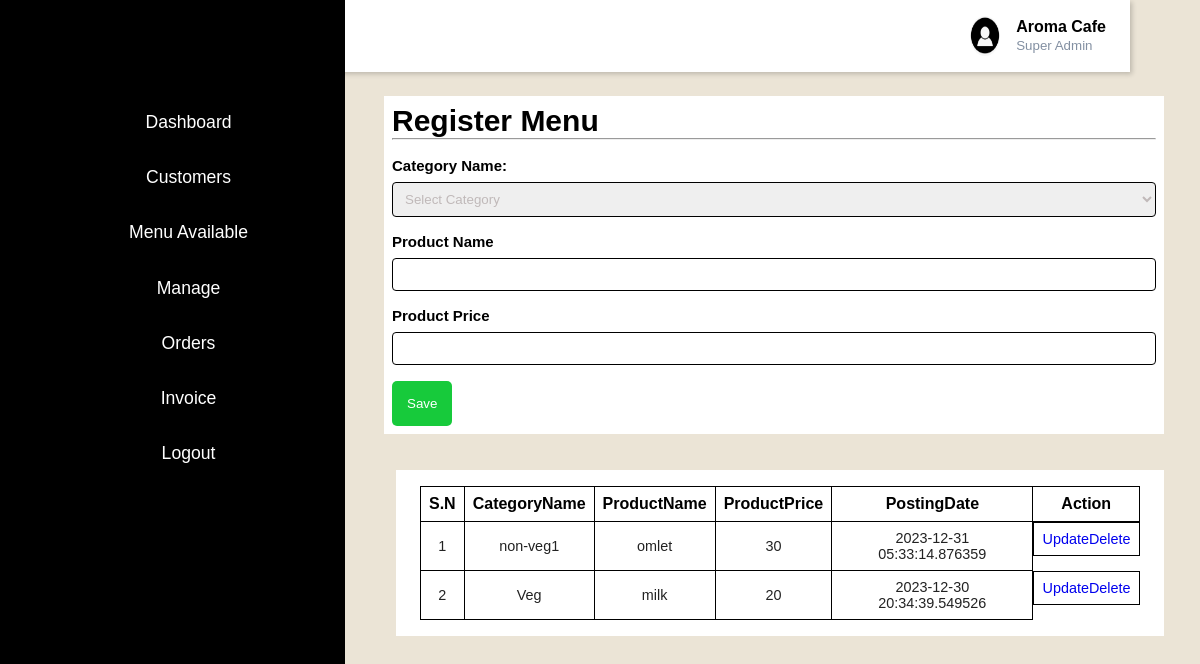
Screenshot of /admin/registredmenu.php with the database file from the repository.
### tables this page shows
CREATE TABLE `menu` (
  `id` int(11) NOT NULL,
  `CategoryName` varchar(10) NOT NULL,
  `ProductName` varchar(50) NOT NULL,
  `ProductPrice` decimal(10,0) NOT NULL,
  `PostingDate` timestamp(6) NOT NULL DEFAULT current_timestamp(6) ON UPDATE current_timestamp(6)
);

### admin/registration1.php (called while the page is built, shortened)
<?php
include('conn.php');
$db = $connection;
$tableName = "menu";
$columns = ['id', 'CategoryName', 'ProductName', 'ProductPrice','PostingDate'];
$fetchData = fetch_data($db, $tableName, $columns);
function fetch_data($db, $tableName, $columns)
{
    if (empty($db)) {
        return "Database connection error";
    } elseif (empty($columns) || !is_array($columns)) {
        return "Columns Name must be defined in an indexed array";
    } elseif (empty($tableName)) {
        return "Table Name is empty";
    } else {
        $columnName = implode(", ", $columns);
        $query = "SELECT " . $columnName . " FROM $tableName ORDER BY id ASC";
        $result = $db->query($query);
        if ($result !== false) {
            if ($result->num_rows > 0) {
                $row = $result->fetch_all(MYSQLI_ASSOC);
                return $row;
            } else {
                return "No Data Found";
            }
        } else {
            error_log("Query Error: " . $db->error);
            return "Query Error";
        }
    }
}
?>

### admin/registredmenu.php (the view, shortened to what this page needs)
 <?php
 include("registration1.php");
include("sidebar.php");
?>
<!DOCTYPE html>
<html lang="en">
<head>
</head>
<body>
    <form action="registration1.php" method="post">
        <b>
                <h1><b>Register Menu</b></h1>
        <h2>
        <hr>
        <br>
            <label for="CategoryName">Category Name:</label>
            <select  id="catname" name="CategoryName" >
            <option value="" disabled selected >Select Category</option>
            </select>
            <label for="Menuname">Product Name</label>
            <input type="text" id="prodname" name="ProductName" required>
            <label for="price">Product Price</label>
            <input type="text" id="price" name="ProductPrice"  required>
        </h2>
        <button type="submit" >Save</button>
        </b>
    </form>
    <div class="container">
 <div class="row">
   <div class="col-sm-8">
    <div>
      <table class="table table-bordered">
       <thead><tr><th>S.N</th>
         <th>CategoryName</th>
         <th>ProductName</th>
         <th>ProductPrice</th>
         <th>PostingDate</th>
         <th>Action</th>
    </thead>
    <tbody>
  <?php
      if(is_array($fetchData)){
      $sn=1;
      foreach($fetchData as $data){
    ?>
      <tr>
      <td><?php echo $sn; ?></td>
      <td><?php echo $data['CategoryName']??''; ?></td>
     <td><?php echo $data['ProductName']??''; ?></td>
     <td><?php echo $data['ProductPrice']??''; ?></td>
      <td><?php echo $data['PostingDate']??''; ?></td>
      <td><a href="update1.php?id=<?php echo $data["id"]; ?>">Update</a>
      <a href="delete1.php?id=<?php echo $data["id"]; ?>">Delete</a></td>
       <?php
      $sn++;}}?>
    </tbody>
     </table>
   </div>
</div>
</div>
</div>
</body>
</html>

### admin/sidebar.php (style rules this page uses)
:root { --main-color:black; --color-dark: #1D2231; --text-grey: #8390A2; }
* { padding: 0; margin: 0; box-sizing: border-box; list-style-type: none; text-decoration: none; font-family: 'Poppins', sans-serif; }
table { border-collapse: collapse; }
thead tr { border-top: 1px solid #f0f0f0; border-bottom: 1px solid #f0f0f0; }
td { padding: .5rem 1remn; font-size: .9rem; color: #222; }
tr td:last-child { display: flex; align-items: center; }

### admin/registredmenu.php (style rules this page uses)
body { font-family: Arial, sans-serif; background-color: rgb(235, 228, 214); margin: 0; padding: 0; justify-content: center; align-items: center; height: 100vh; }
form { position: relative; padding: 8px; background: #fff; margin-left: 32%; margin-top: 2%; margin-right: 3%; }
h1 { font-size: 30px; color: black; font-weight: bold; }
h2 { font-size: 15px; color: black; }
label { display: block; margin-bottom: 8px; }
input { width: 100%; padding: 8px; margin-bottom: 16px; box-sizing: border-box; border: 1px solid black; border-radius: 4px; color:rgb(192, 185, 185); }
select { width: 100%; padding: 8px; margin-bottom: 16px; box-sizing: border-box; border: 1px solid black; border-radius: 4px; color:rgb(192, 185, 185); }
button { background-color: rgb(23, 202, 59); color: #fff; padding: 15px; border: none; border-radius: 5px; cursor: pointer; }
.row { display: flex; }
th,td { border: 1px solid black; padding: 8px; text-align: center; }
.col-sm-8 { align-items:center; margin-left:33%; margin-right:3%; margin-top:3%; position:relative; background-color: white; padding:1rem 1.5rem; }

### rows the page displays
menu: CategoryName "non-veg1", ProductName "omlet", ProductPrice "30", PostingDate "2023-12-31 05:33:14.876359"
menu: CategoryName "Veg", ProductName "milk", ProductPrice "20", PostingDate "2023-12-30 20:34:39.549526"
